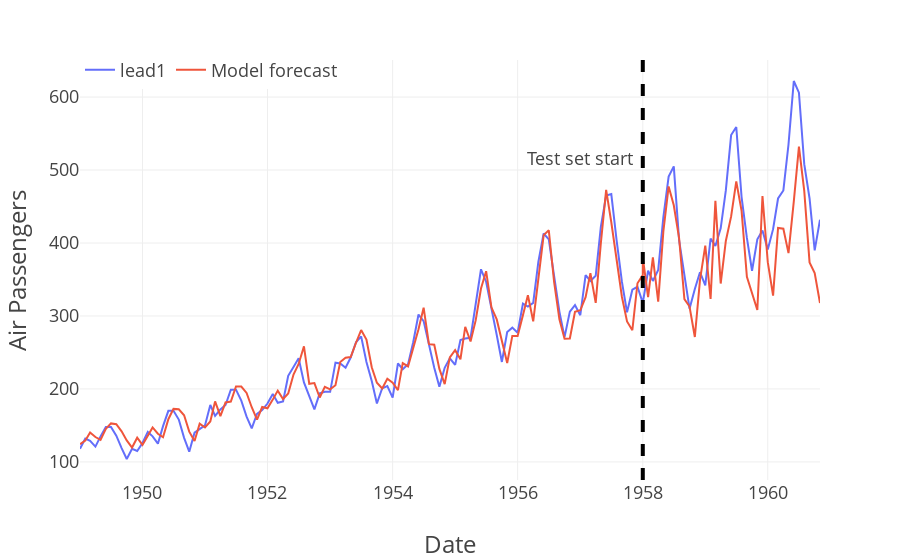

Notebook code cell kept with this figure:
### Code cell
# Store losses per epoch
train_losses = []
test_losses = []

print("Untrained test\n--------")
initial_test_loss = test_model(test_loader, model, loss_function)
test_losses.append(initial_test_loss)
print()


for ix_epoch in range(130):
    print(f"Epoch {ix_epoch}\n---------")
    train_loss = train_model(train_loader, model, loss_function, optimizer=optimizer)
    train_losses.append(train_loss)
    
    test_loss = test_model(test_loader, model, loss_function)
    test_losses.append(test_loss)
    print()

print("Hidden SİZE XD", model.hidden_size)

# Plot loss per epoch
plt.figure(figsize=(10,5))
plt.plot(train_losses, label='Training loss')
plt.plot(test_losses, label='Testing loss')
plt.xlabel('Epochs')
plt.ylabel('Loss')
plt.legend()
plt.show()

# %% [markdown]
# # Evaluation

# %%
def predict(data_loader, model):
    """Just like `test_loop` function but keep track of the outputs instead of the loss
    function.
    """
    output = torch.tensor([])
    model.eval()
    with torch.no_grad():
        for X, _ in data_loader:
            y_star = model(X)
            output = torch.cat((output, y_star), 0)
    
    return output

# %%
train_eval_loader = DataLoader(train_dataset, batch_size=batch_size, shuffle=False)

ystar_col = "Model forecast"
df_train[ystar_col] = predict(train_eval_loader, model).numpy()
df_test[ystar_col] = predict(test_loader, model).numpy()

df_out = pd.concat((df_train, df_test))[[target, ystar_col]]

for c in df_out.columns:
    df_out[c] = df_out[c] * target_stdev + target_mean

print(df_out)

# %%
fig = px.line(df_out, labels={'value': "Air Passengers", 'Month': 'Date'})
fig.add_vline(x=test_start, line_width=4, line_dash="dash")
fig.add_annotation(xref="paper", x=0.75, yref="paper", y=0.8, text="Test set start", showarrow=False)
fig.update_layout(
  template=plot_template, legend=dict(orientation='h', y=1.02, title_text="")
)
fig.show()
# fig.write_image("air_passengers_forecast.png", width=1200, height=600)

### Figure 1 — Plotly figure (JSON) as saved in the notebook; plotly's stock layout.template omitted (floating-point values rounded to 4 significant figures; data arrays with more than 128 entries replaced by an {"elided": "..."} marker saying what was removed)
{"data": [{"hovertemplate": "variable=lead1<br>Date=%{x}<br>Air Passengers=%{y}<extra></extra>", "legendgroup": "lead1", "line": {"color": "#636efa", "dash": "solid"}, "marker": {"symbol": "circle"}, "mode": "lines", "name": "lead1", "orientation": "v", "showlegend": true, "type": "scatter", "x": {"elided": "144 str values"}, "xaxis": "x", "y": {"elided": "144 int values"}, "yaxis": "y"}, {"hovertemplate": "variable=Model forecast<br>Date=%{x}<br>Air Passengers=%{y}<extra></extra>", "legendgroup": "Model forecast", "line": {"color": "#EF553B", "dash": "solid"}, "marker": {"symbol": "circle"}, "mode": "lines", "name": "Model forecast", "orientation": "v", "showlegend": true, "type": "scatter", "x": {"elided": "144 str values"}, "xaxis": "x", "y": {"elided": "144 float values"}, "yaxis": "y"}], "layout": {"annotations": [{"showarrow": false, "text": "Test set start", "x": 0.75, "xref": "paper", "y": 0.8, "yref": "paper"}], "legend": {"orientation": "h", "title": {"text": ""}, "tracegroupgap": 0, "y": 1.02}, "margin": {"t": 60}, "shapes": [{"line": {"dash": "dash", "width": 4}, "type": "line", "x0": "1958-01-01", "x1": "1958-01-01", "xref": "x", "y0": 0, "y1": 1, "yref": "y domain"}], "xaxis": {"anchor": "y", "domain": [0, 1], "title": {"text": "Date"}}, "yaxis": {"anchor": "x", "domain": [0, 1], "title": {"text": "Air Passengers"}}}}
